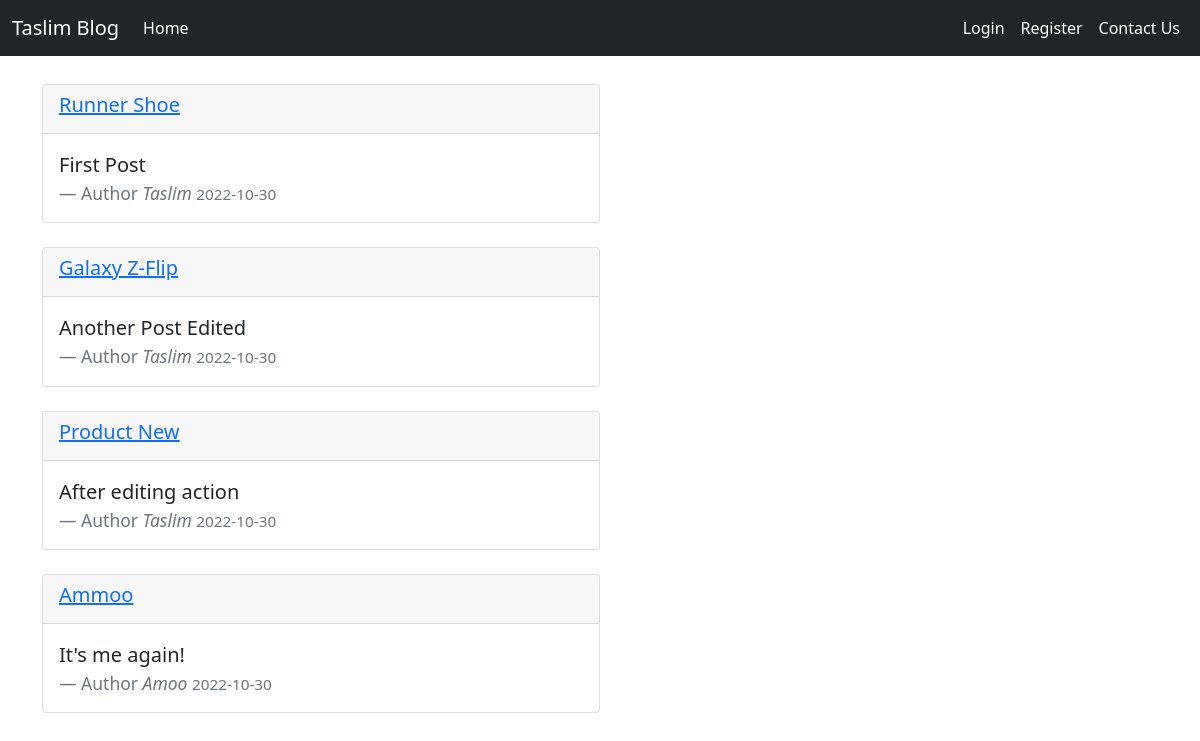
Before: / with the older database file.
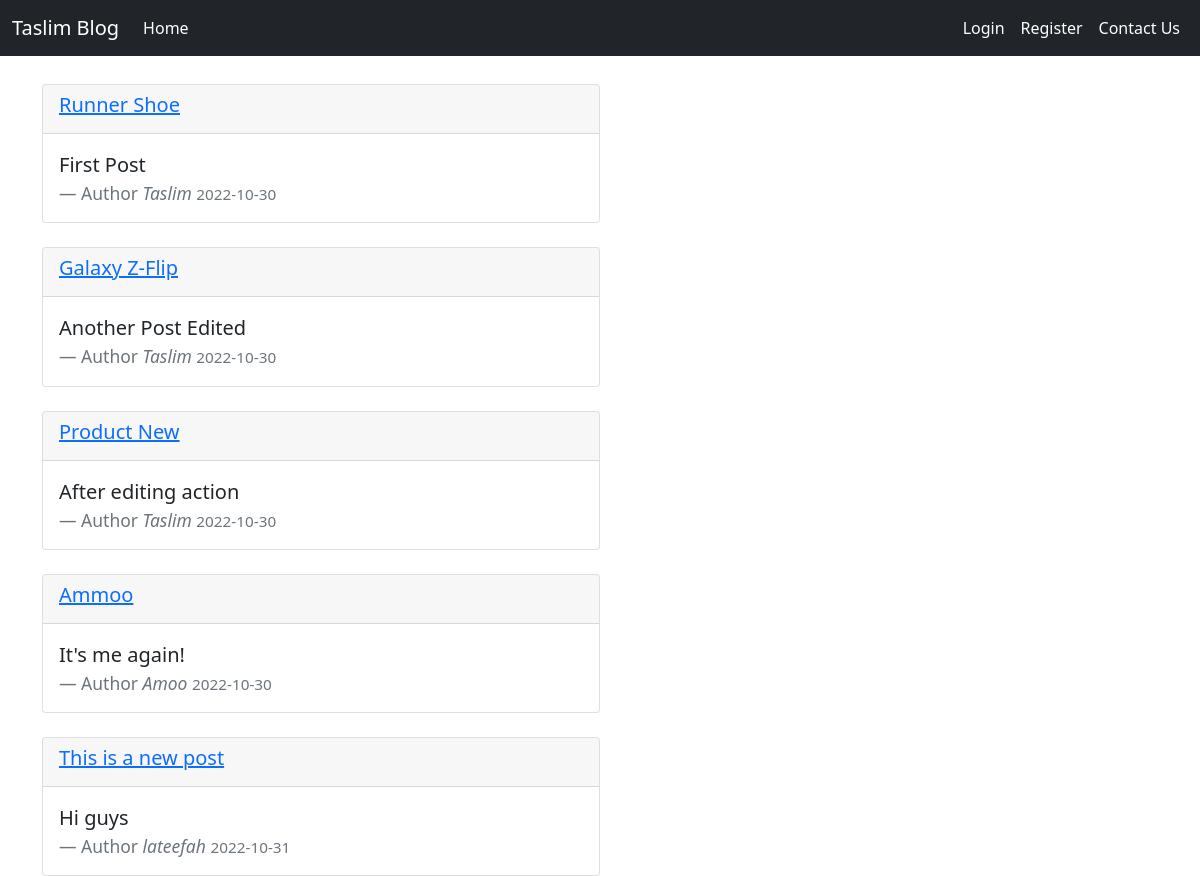
After: the same page with the newer database file.
### app.py (models this page shows, shortened)
class Post(db.Model):
    id = db.Column(db.Integer, primary_key=True)
    title = db.Column(db.String(100), nullable=False)
    date_posted = db.Column(db.DateTime, nullable=False, default=datetime.utcnow)
    content = db.Column(db.Text, nullable=False)
    user_id = db.Column(db.Integer, db.ForeignKey('user.id'), nullable=False)

class User(db.Model, UserMixin):
    id = db.Column(db.Integer(), primary_key=True)
    username = db.Column(db.String(20), unique=True, nullable=False)
    email = db.Column(db.String(120), unique=True, nullable=False)
    password = db.Column(db.String(60), nullable=False)
    posts = db.relationship('Post', backref='author', lazy=True)

### app.py (the view)
@app.route("/home")
@app.route("/")
def home():
    posts = Post.query.all()
    return render_template('home.html', posts=posts)

### templates/home.html (shortened to what this page needs)
{% extends 'base.html' %}
{% block content %}
    {% for post in posts %}
    <div class="card col-md-6 mt-4">
        <div class="card-header">
            <h5><a href="{{ url_for('post', post_id=post.id) }}" class="article-title">{{ post.title }}</a></h5>
        </div>
        <div class="card-body">
        <blockquote class="blockquote mb-0">
            <p>{{ post.content }}</p>
            <footer class="blockquote-footer">Author <cite title="Source Title">{{ post.author.username }} </cite><small class="text-muted">{{ post.date_posted.strftime('%Y-%m-%d') }}</small></footer>
        </blockquote>
        </div>
    </div>
    {% endfor %}
{% endblock %}

### templates/base.html (shortened to what this page needs)
<!doctype html>
<html lang="en">
  <head>
    <link href="https://cdn.jsdelivr.net/npm/bootstrap@5.0.2/dist/css/bootstrap.min.css" rel="stylesheet">
    <link rel="stylesheet" type="text/css" href="{{ url_for('static', filename='css/main.css')}}">
  </head>
  <body>
        <nav class="navbar navbar-expand-lg fixed-top navbar-dark bg-dark">
            <div class="container-fluid">
              <a class="navbar-brand" href="#">Taslim Blog</a>
              <div class="collapse navbar-collapse" id="navbarNavDropdown">
                <ul class="navbar-nav me-auto">
                    <li class="nav-item active">
                        <a class="nav-link active" aria-current="page" href="{{ url_for('home') }}">Home</a>
                    </li>
                </ul>
                <ul class="navbar-nav">
                    {% if current_user.is_authenticated %}
                    <li class="nav-item">
                        <a class="nav-link active" aria-current="page" href="{{ url_for('logout') }}">Logout {{ current_user.username }}</a>
                    </li>
                    <li class="nav-item">
                        <a class="nav-link active" aria-current="page" href="{{ url_for('about') }}">Account</a>
                    </li>
                    <li class="nav-item">
                        <a class="nav-link active" aria-current="page" href="{{ url_for('new_post') }}">New Post</a>
                    </li>
                    {% else %}
                    <li class="nav-item">
                        <a class="nav-link active" aria-current="page" href="{{ url_for('login') }}">Login</a>
                    </li>
                    <li class="nav-item">
                        <a class="nav-link active" aria-current="page" href="{{ url_for('register') }}">Register</a>
                    </li>
                    {% endif %}
                    <li class="nav-item">
                      <a class="nav-link active" aria-current="page" href="{{ url_for('contact') }}">Contact Us</a>
                    </li>
                </ul>
            </div>
            </div>
          </nav>
    <div class="container">
        {% block content %}
        {% endblock %}
    </div>
  </body>
</html>

### static/css/main.css (style rules this page uses)
.container { margin-top: 60px; }

Changed rows visible on the page:
added Post: title "This is a new post", content "Hi guys", author.username "lateefah", date_posted "2022-10-31"
